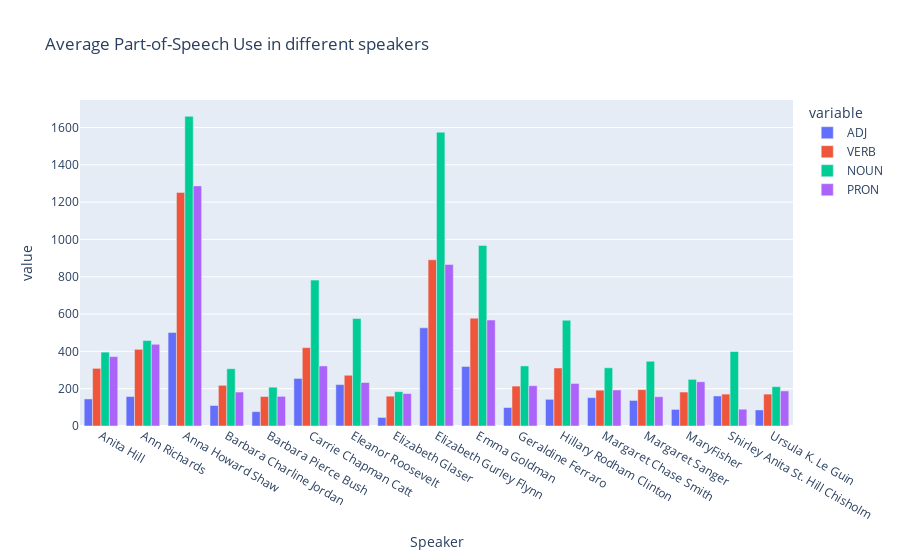

The notebook cell saved with this chart:
### Code cell
# Use plotly to plot POS use per speaker
fig = px.bar(average_pos_df, x="Speaker", y=["ADJ", 'VERB', "NOUN", "PRON"], title="Average Part-of-Speech Use in different speakers", barmode='group')
fig.show()

### Figure 1 — Plotly figure (JSON) as saved in the notebook; plotly's stock layout.template omitted (floating-point values rounded to 4 significant figures)
{"data": [{"alignmentgroup": "True", "hovertemplate": "variable=ADJ<br>Speaker=%{x}<br>value=%{y}<extra></extra>", "legendgroup": "ADJ", "marker": {"color": "#636efa", "pattern": {"shape": ""}}, "name": "ADJ", "offsetgroup": "ADJ", "orientation": "v", "showlegend": true, "textposition": "auto", "type": "bar", "x": ["Anita Hill", "Ann Richards", "Anna Howard Shaw", "Barbara Charline Jordan", "Barbara Pierce Bush", "Carrie Chapman Catt", "Eleanor Roosevelt", "Elizabeth Glaser", "Elizabeth Gurley Flynn", "Emma Goldman", "Geraldine Ferraro", "Hillary Rodham Clinton", "Margaret Chase Smith", "Margaret Sanger", "MaryFisher", "Shirley Anita St. Hill Chisholm", "Ursula K. Le Guin"], "xaxis": "x", "y": [145, 158, 501, 110, 77, 255, 222, 46, 526, 319, 99, 143, 152, 137, 89, 161, 86], "yaxis": "y"}, {"alignmentgroup": "True", "hovertemplate": "variable=VERB<br>Speaker=%{x}<br>value=%{y}<extra></extra>", "legendgroup": "VERB", "marker": {"color": "#EF553B", "pattern": {"shape": ""}}, "name": "VERB", "offsetgroup": "VERB", "orientation": "v", "showlegend": true, "textposition": "auto", "type": "bar", "x": ["Anita Hill", "Ann Richards", "Anna Howard Shaw", "Barbara Charline Jordan", "Barbara Pierce Bush", "Carrie Chapman Catt", "Eleanor Roosevelt", "Elizabeth Glaser", "Elizabeth Gurley Flynn", "Emma Goldman", "Geraldine Ferraro", "Hillary Rodham Clinton", "Margaret Chase Smith", "Margaret Sanger", "MaryFisher", "Shirley Anita St. Hill Chisholm", "Ursula K. Le Guin"], "xaxis": "x", "y": [309, 411, 1252, 218, 158, 420, 272, 160, 891, 578, 214, 311, 192, 195, 182, 171, 171], "yaxis": "y"}, {"alignmentgroup": "True", "hovertemplate": "variable=NOUN<br>Speaker=%{x}<br>value=%{y}<extra></extra>", "legendgroup": "NOUN", "marker": {"color": "#00cc96", "pattern": {"shape": ""}}, "name": "NOUN", "offsetgroup": "NOUN", "orientation": "v", "showlegend": true, "textposition": "auto", "type": "bar", "x": ["Anita Hill", "Ann Richards", "Anna Howard Shaw", "Barbara Charline Jordan", "Barbara Pierce Bush", "Carrie Chapman Catt", "Eleanor Roosevelt", "Elizabeth Glaser", "Elizabeth Gurley Flynn", "Emma Goldman", "Geraldine Ferraro", "Hillary Rodham Clinton", "Margaret Chase Smith", "Margaret Sanger", "MaryFisher", "Shirley Anita St. Hill Chisholm", "Ursula K. Le Guin"], "xaxis": "x", "y": [396, 458, 1660, 307, 208, 782, 576, 184, 1575, 968, 322, 567, 312, 347, 250, 399, 211], "yaxis": "y"}, {"alignmentgroup": "True", "hovertemplate": "variable=PRON<br>Speaker=%{x}<br>value=%{y}<extra></extra>", "legendgroup": "PRON", "marker": {"color": "#ab63fa", "pattern": {"shape": ""}}, "name": "PRON", "offsetgroup": "PRON", "orientation": "v", "showlegend": true, "textposition": "auto", "type": "bar", "x": ["Anita Hill", "Ann Richards", "Anna Howard Shaw", "Barbara Charline Jordan", "Barbara Pierce Bush", "Carrie Chapman Catt", "Eleanor Roosevelt", "Elizabeth Glaser", "Elizabeth Gurley Flynn", "Emma Goldman", "Geraldine Ferraro", "Hillary Rodham Clinton", "Margaret Chase Smith", "Margaret Sanger", "MaryFisher", "Shirley Anita St. Hill Chisholm", "Ursula K. Le Guin"], "xaxis": "x", "y": [372, 438, 1287, 182, 159, 322, 233, 174, 866, 568, 216, 228, 193, 157, 237, 90, 188], "yaxis": "y"}], "layout": {"autosize": true, "barmode": "group", "legend": {"title": {"text": "variable"}, "tracegroupgap": 0}, "title": {"text": "Average Part-of-Speech Use in different speakers"}, "xaxis": {"anchor": "y", "autorange": true, "domain": [0, 1], "range": [-0.5, 16.5], "title": {"text": "Speaker"}, "type": "category"}, "yaxis": {"anchor": "x", "autorange": true, "domain": [0, 1], "range": [0, 1747.0], "title": {"text": "value"}, "type": "linear"}}}
